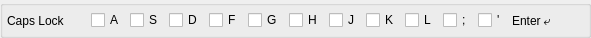
                         <widget class="QGroupBox" name="groupBox_12">
                          <property name="maximumSize">
                           <size>
                            <width>16777215</width>
                            <height>38</height>
                           </size>
                          </property>
                          <property name="title">
                           <string/>
                          </property>
                          <layout class="QHBoxLayout" name="horizontalLayout_8">
                           <property name="leftMargin">
                            <number>4</number>
                           </property>
                           <property name="topMargin">
                            <number>0</number>
                           </property>
                           <property name="rightMargin">
                            <number>4</number>
                           </property>
                           <property name="bottomMargin">
                            <number>0</number>
                           </property>
                           <item>
                            <widget class="QLabel" name="label_14">
                             <property name="minimumSize">
                              <size>
                               <width>78</width>
                               <height>0</height>
                              </size>
                             </property>
                             <property name="styleSheet">
                              <string notr="true"/>
                             </property>
                             <property name="text">
                              <string>Caps Lock</string>
                             </property>
                            </widget>
                           </item>
                           <item>
                            <widget class="QCheckBox" name="checkBox_27">
                             <property name="text">
                              <string>A</string>
                             </property>
                            </widget>
                           </item>
                           <item>
                            <widget class="QCheckBox" name="checkBox_28">
                             <property name="text">
                              <string>S</string>
                             </property>
                            </widget>
                           </item>
                           <item>
                            <widget class="QCheckBox" name="checkBox_29">
                             <property name="text">
                              <string>D</string>
                             </property>
                            </widget>
                           </item>
                           <item>
                            <widget class="QCheckBox" name="checkBox_30">
                             <property name="text">
                              <string>F</string>
                             </property>
                            </widget>
                           </item>
                           <item>
                            <widget class="QCheckBox" name="checkBox_31">
                             <property name="text">
                              <string>G</string>
                             </property>
                            </widget>
                           </item>
                           <item>
                            <widget class="QCheckBox" name="checkBox_32">
                             <property name="text">
                              <string>H</string>
                             </property>
                            </widget>
                           </item>
                           <item>
                            <widget class="QCheckBox" name="checkBox_33">
                             <property name="text">
                              <string>J</string>
                             </property>
                            </widget>
                           </item>
                           <item>
                            <widget class="QCheckBox" name="checkBox_34">
                             <property name="text">
                              <string>K</string>
                             </property>
                            </widget>
                           </item>
                           <item>
                            <widget class="QCheckBox" name="checkBox_35">
                             <property name="text">
                              <string>L</string>
                             </property>
                            </widget>
                           </item>
                           <item>
                            <widget class="QCheckBox" name="checkBox_36">
                             <property name="text">
                              <string>;</string>
                             </property>
                            </widget>
                           </item>
                           <item>
                            <widget class="QCheckBox" name="checkBox_37">
                             <property name="text">
                              <string>'</string>
                             </property>
                            </widget>
                           </item>
                           <item>
                            <widget class="QLabel" name="label_15">
                             <property name="minimumSize">
                              <size>
                               <width>72</width>
                               <height>0</height>
                              </size>
                             </property>
                             <property name="styleSheet">
                              <string notr="true"/>
                             </property>
                             <property name="text">
                              <string>Enter ⤶</string>
                             </property>
                            </widget>
                           </item>
                          </layout>
                         </widget>
